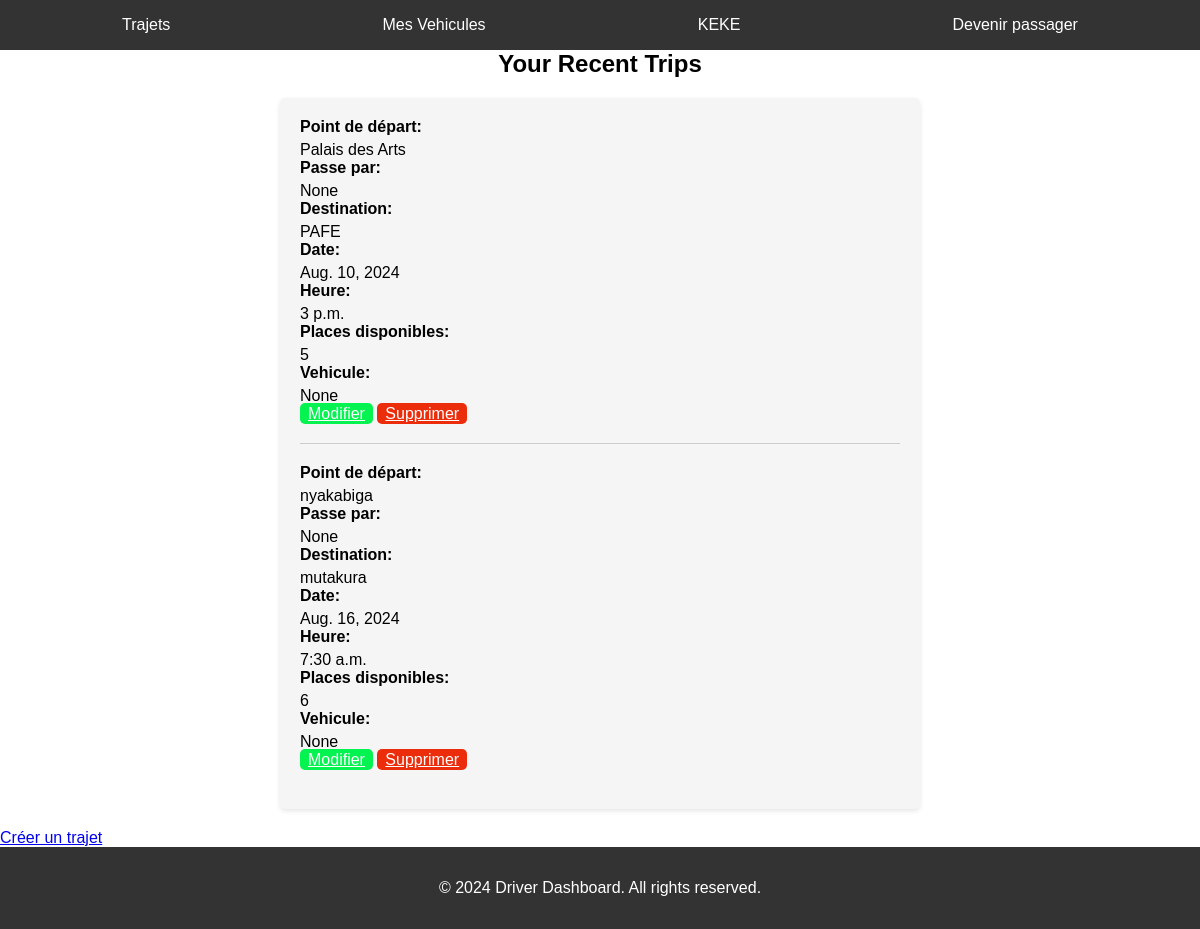
/dashboard_driver/ (signed in), run on an earlier commit of the app's database.
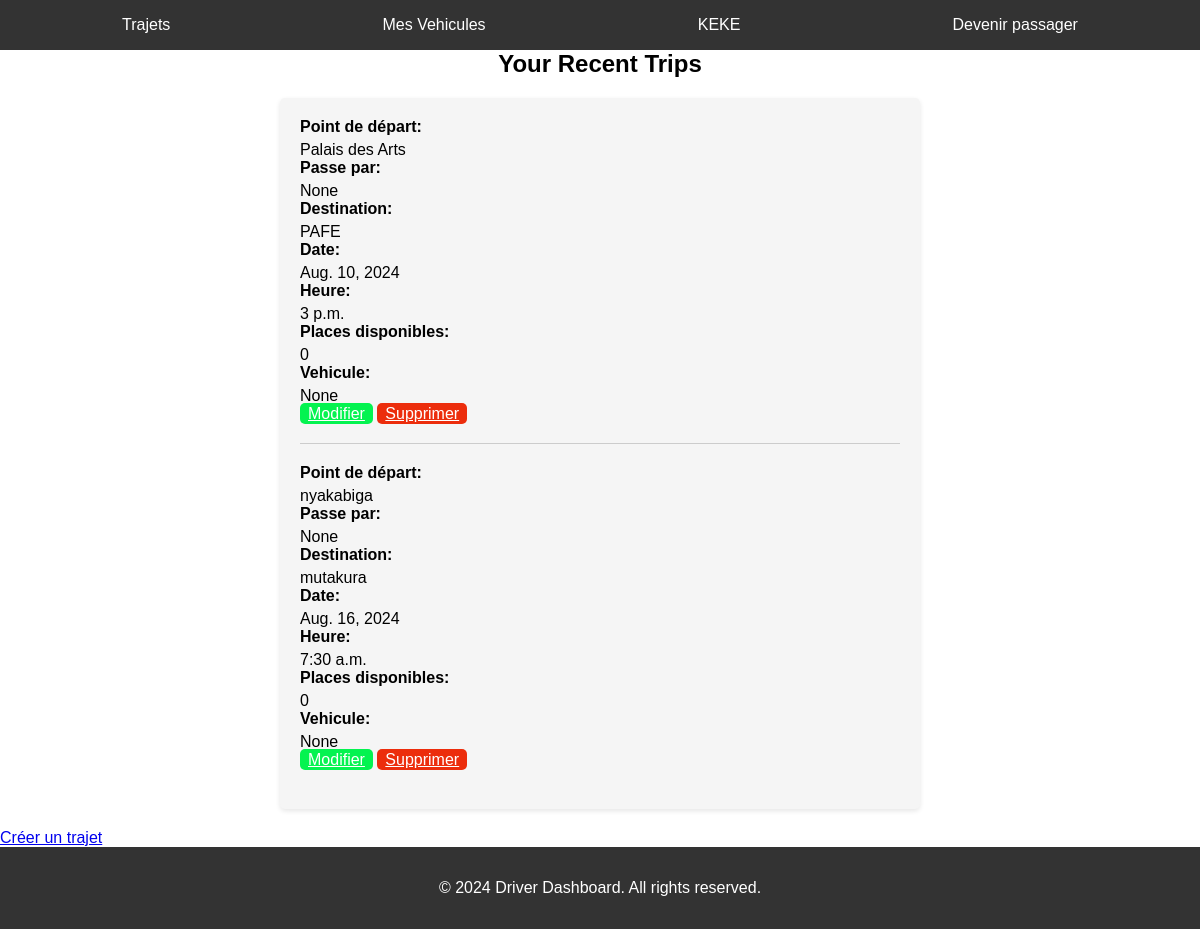
And on a later commit of the database.
### covoiturage/models.py (models this page shows, shortened)
class Trajet(models.Model):
    point_depart = models.CharField(max_length=255)
    passe_par = models.CharField(max_length=255,null=True)
    destination = models.CharField(max_length=255)
    heure_depart = models.TimeField(editable=True, null=True)
    places_disponibles = models.IntegerField()
    date = models.DateField(editable=True, null=True)
    user = models.ForeignKey(User, on_delete=models.CASCADE, null=True, editable=False)
    vehicule = models.ForeignKey(Vehicule, on_delete=models.CASCADE, null=True, editable=False)
    status = models.CharField(max_length=20, default=('completed', 'Terminé'),choices=[('ongoing', 'En cours'), ('completed', 'Terminé')])

### Stage/views.py (the view)
# urls.py: path('dashboard_driver/', views.dashboard_driver, name='dashboard_driver'),
def dashboard_driver(request):
    trajets = Trajet.objects.filter(user=request.user)
    context = {'trajets': trajets}
    return render(request, 'dashboard_driver.html', context)

### templates/dashboard_driver.html
{% extends 'base.html' %}
{% block section %}
<h2>Your Recent Trips</h2>
<div class="trips-list">
  {% for trajet in trajets %}
  <article class="trips-item">
      <div class="trips-details">
            <h4>Point de départ:</h4><p>{{ trajet.point_depart }}</p>
            <h4>Passe par:</h4><p>{{ trajet.passe_par }}</p>
            <h4>Destination:</h4><p>{{ trajet.destination }}</p>
            <h4>Date:</h4><p>{{ trajet.date }}</p>
            <h4>Heure:</h4><p>{{ trajet.heure_depart }}</p>
            <h4>Places disponibles:</h4><p>{{ trajet.places_disponibles }}</p>
            <h4>Vehicule:</h4><p>{{ trajet.vehicule }}</p>
      </div>
        <a href="{% url 'modifierT' trajet.id %}" class="cta-button-m">Modifier</a>
        <a href="{% url 'deleteT' trajet.id %}" class="cta-button-d" id="delete-button">Supprimer</a>
  </article>
  {% endfor %}
</div>
        <a href="/dd/trajets" class="cta-button">Créer un trajet</a>
{% endblock section %}

What changed in the data, as far as the page shows it:
changed Trajet "Palais des Arts": places_disponibles "5" → "0"
changed Trajet "nyakabiga": places_disponibles "6" → "0"
